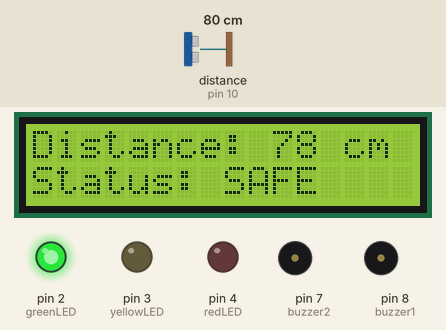
A sketch run on a simulated Arduino Uno, built with avr-gcc and run on an emulated ATmega328P. Shown: 16×2 character LCD, output pins drawn as LEDs (lit = HIGH), buzzer (waves = sounding, pin HIGH). Wiring (inferred from the names in the program): ultrasonic range finder: trigger pin 9; echo pin 10. The test bench sets the inputs (shaded band); at power-on: distance to the obstacle (sensor on pin 10) 80 cm. The echo pulse lasts 58.3 µs per cm; pins used as bus, display or sensor lines are not drawn; what the sketch prints to the serial monitor is not drawn.

Above: at 1.2 s.
1.3 s: distance to the obstacle (sensor on pin 10) set to 34 cm
At 1.8 s:
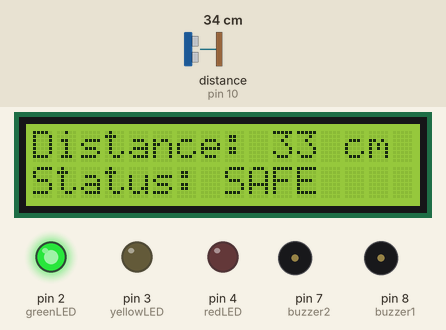
2.8 s: distance to the obstacle (sensor on pin 10) set to 29 cm
At 2.96 s:
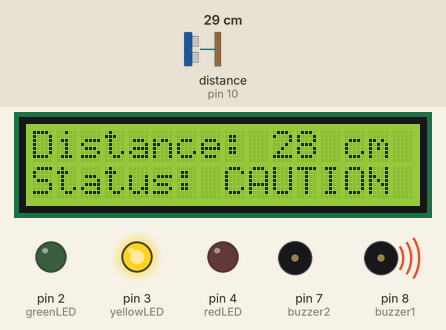
5.0 s: distance to the obstacle (sensor on pin 10) set to 19 cm
At 5.89 s:
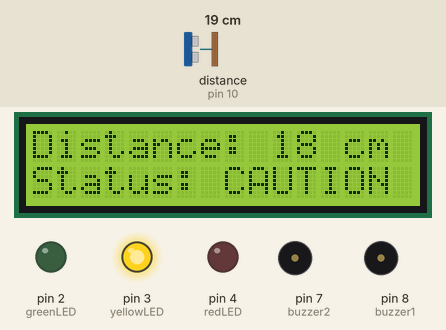
7.0 s: distance to the obstacle (sensor on pin 10) set to 14 cm
At 7.26 s:
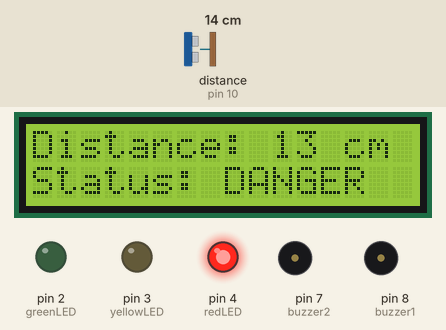
8.9 s: distance to the obstacle (sensor on pin 10) set to 33 cm
At 10.1 s:
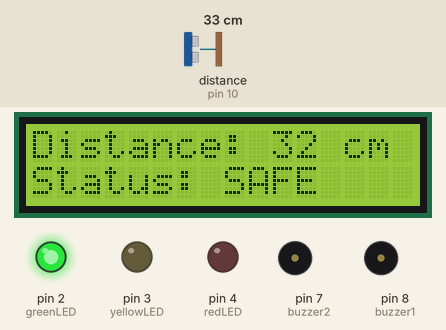
Timing chart, 0 to 11.5 s (numbered marks = the images above; inputs shaded):
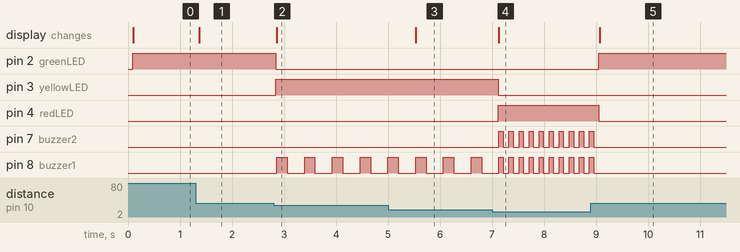

The sketch:

parking_sensor.ino
```cpp
#include <Wire.h>
#include <LiquidCrystal_I2C.h>

// LCD setup - address 0x27 is most common; if your LCD shows nothing or garbled text, try 0x3F instead
LiquidCrystal_I2C lcd(0x27, 16, 2);

// Pin definitions
const int trigPin = 9;
const int echoPin = 10;

const int greenLED = 2;
const int yellowLED = 3;
const int redLED = 4;

const int buzzer1 = 8;
const int buzzer2 = 7;

void setup() {
  pinMode(trigPin, OUTPUT);
  pinMode(echoPin, INPUT);

  pinMode(greenLED, OUTPUT);
  pinMode(yellowLED, OUTPUT);
  pinMode(redLED, OUTPUT);

  pinMode(buzzer1, OUTPUT);
  pinMode(buzzer2, OUTPUT);

  lcd.init();
  lcd.backlight();

  Serial.begin(9600);
}

void loop() {
  long duration;
  int distance;

  // Send a short pulse to trigger the sensor
  digitalWrite(trigPin, LOW);
  delayMicroseconds(2);
  digitalWrite(trigPin, HIGH);
  delayMicroseconds(10);
  digitalWrite(trigPin, LOW);

  // Measure how long the echo pulse takes to return
  duration = pulseIn(echoPin, HIGH);

  // Convert that time into a distance in centimeters
  distance = duration * 0.034 / 2;

  // Show the distance on the LCD's first line
  lcd.setCursor(0, 0);
  lcd.print("Distance: ");
  lcd.print(distance);
  lcd.print(" cm   ");

  Serial.print("Distance: ");
  Serial.println(distance);

  if (distance > 30) {
    // Safe range
    digitalWrite(greenLED, HIGH);
    digitalWrite(yellowLED, LOW);
    digitalWrite(redLED, LOW);

    digitalWrite(buzzer1, LOW);
    digitalWrite(buzzer2, LOW);

    lcd.setCursor(0, 1);
    lcd.print("Status: SAFE   ");
  }
  else if (distance > 15) {
    // Caution range - only buzzer1 beeps, slower pace
    digitalWrite(greenLED, LOW);
    digitalWrite(yellowLED, HIGH);
    digitalWrite(redLED, LOW);

    lcd.setCursor(0, 1);
    lcd.print("Status: CAUTION");

    digitalWrite(buzzer1, HIGH);
    delay(200);
    digitalWrite(buzzer1, LOW);
    delay(300);
  }
  else {
    // Danger range - both buzzers beep together, fast pace
    digitalWrite(greenLED, LOW);
    digitalWrite(yellowLED, LOW);
    digitalWrite(redLED, HIGH);

    lcd.setCursor(0, 1);
    lcd.print("Status: DANGER ");

    digitalWrite(buzzer1, HIGH);
    digitalWrite(buzzer2, HIGH);
    delay(80);
    digitalWrite(buzzer1, LOW);
    digitalWrite(buzzer2, LOW);
    delay(80);
  }
}
```

Measured:
- the behaviour switches between 32 and 31 cm on distance to the obstacle (sensor on pin 10) (found by bisection; images 1 and 2)
- the behaviour switches between 17 and 16 cm on distance to the obstacle (sensor on pin 10) (found by bisection; images 3 and 4)
- after the input at 1.3 s, the display: changes after 0.07 s (image 1)
- after the input at 2.8 s, pin 2 (greenLED): HIGH → LOW after 0.05 s; pin 3 (yellowLED): LOW → HIGH after 0.05 s; pin 8 (buzzer1): alternates HIGH for 0.20 s and LOW for 0.33 s, starting after 0.06 s; the display: changes after 0.06 s (image 2)
- after the input at 5.0 s, the display: changes after 0.53 s (image 3)
- after the input at 7.0 s, pin 3 (yellowLED): HIGH → LOW after 0.12 s; pin 4 (redLED): LOW → HIGH after 0.12 s; pin 7 (buzzer2): alternates HIGH for 0.08 s and LOW for 0.11 s, starting after 0.13 s; pin 8 (buzzer1): alternates HIGH for 0.08 s and LOW for 0.11 s, starting after 0.21 s; the display: changes after 0.13 s (image 4)
- after the input at 8.9 s, pin 2 (greenLED): LOW → HIGH after 0.15 s; pin 4 (redLED): HIGH → LOW after 0.15 s; pin 7 (buzzer2), pin 8 (buzzer1): goes on until 9.0 s, then stays LOW; the display: changes after 0.17 s (image 5)
